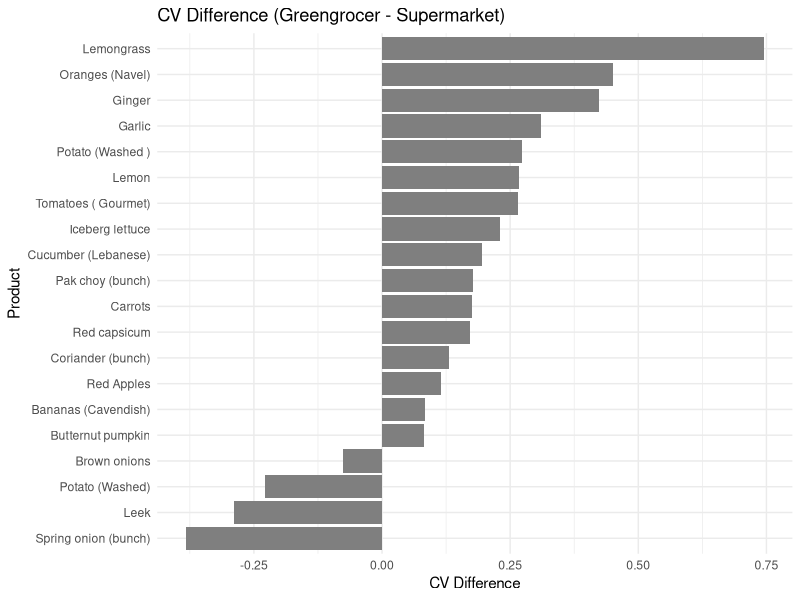
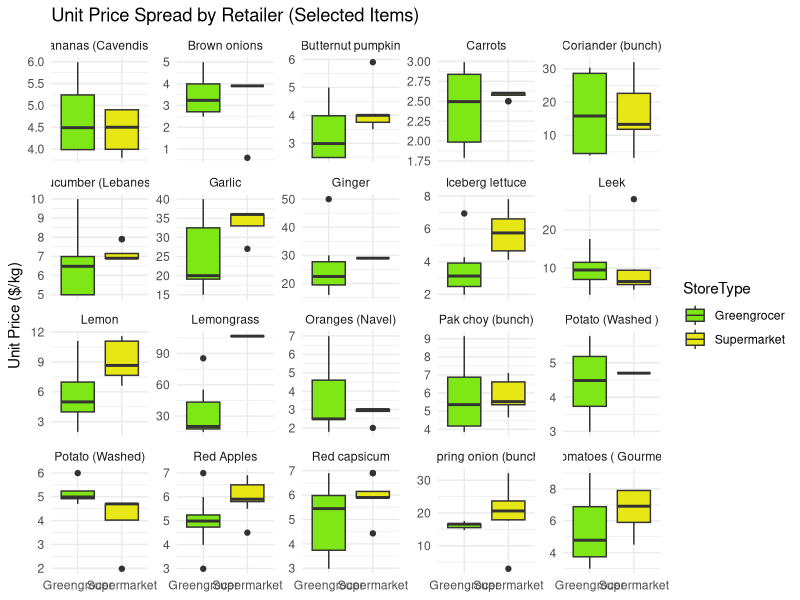
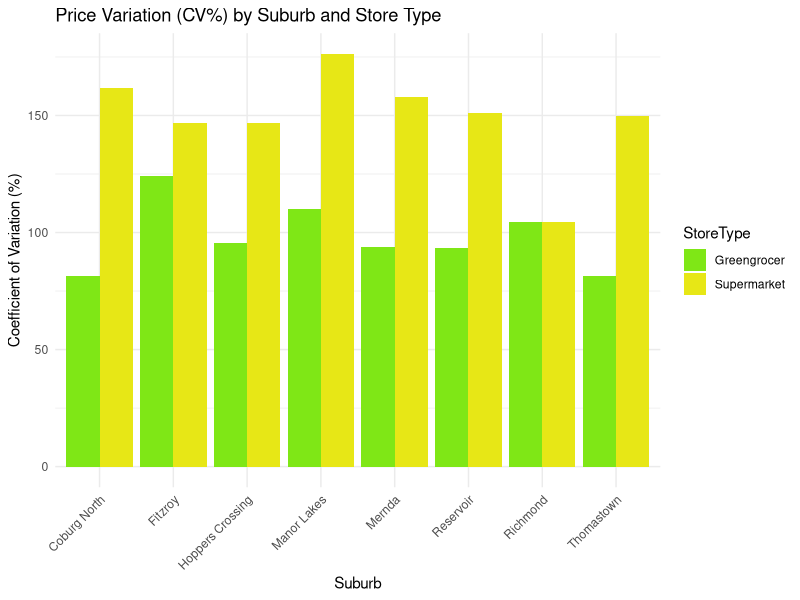

Here is the R script that generated these plots, in order:
setwd("C:/Users/gk115/OneDrive/Desktop/Applied Research Project")

library(readxl)
library(dplyr)
library(stringr)
library(tidyr)
library(ggplot2)
library(car)

store_colors <- c("Greengrocer" = "#7FE716",  # green
                  "Supermarket" = "#E7E716")  # blue

df <- read_excel("Sustain_Final edited.xlsx")
names(df) <- make.names(names(df))  # Ensure valid R column names


parse_num <- function(x){
  x <- gsub(",", "", as.character(x))
  m <- stringr::str_extract(x, "\\d*\\.?\\d+")
  as.numeric(m)
}
df$price_perkg_num <- parse_num(df$price.per.kg.on.reciept)

# Normalise store type
df$Store.type <- trimws(tolower(df$Store.type))
df$store_type <- case_when(
  str_detect(df$Store.type, "green") ~ "Greengrocer",
  str_detect(df$Store.type, "super|coles|woolworth") ~ "Supermarket",
  TRUE ~ "Other"
)

df$suburb  <- str_to_title(trimws(df$Suburb))
df$product <- str_squish(df$Product.Name)

# Keep only rows with valid price
df_clean <- df %>% filter(!is.na(price_perkg_num) & price_perkg_num > 0)

# Comparable set (products sold by both types)
comp_products <- df_clean %>%
  distinct(product, store_type) %>%
  count(product) %>%
  filter(n == 2) %>%
  pull(product)

df_comp <- df_clean %>% filter(product %in% comp_products)


# Product × Retailer statistics
item_stats <- df_comp %>%
  group_by(product, store_type) %>%
  summarise(
    n_suburbs = n_distinct(suburb),
    mean_price = mean(price_perkg_num, na.rm = TRUE),
    sd_price = sd(price_perkg_num, na.rm = TRUE),
    cv_price = sd_price / mean_price,
    .groups = "drop"
  ) %>%
  pivot_wider(
    names_from = store_type,
    values_from = c(mean_price, sd_price, cv_price, n_suburbs)
  )

# Compare Coefficient of Variation (CV)
cv_compare <- df_comp %>%
  group_by(product, store_type) %>%
  summarise(cv = sd(price_perkg_num) / mean(price_perkg_num), .groups = "drop") %>%
  pivot_wider(names_from = store_type, values_from = cv) %>%
  mutate(
    cv_diff = Greengrocer - Supermarket,
    more_stable = case_when(
      cv_diff < 0 ~ "Greengrocer",   # lower CV => more stable
      cv_diff > 0 ~ "Supermarket",
      TRUE ~ "Tie"
    )
  )


# Brown–Forsythe (Levene) Test for each product
bf_results <- df_comp %>%
  mutate(log_price = log(price_perkg_num)) %>%
  group_by(product) %>%
  group_modify(~{
    fit <- try(leveneTest(log_price ~ store_type, data = .x, center = median), silent = TRUE)
    if(inherits(fit, "try-error")) return(tibble(bf_stat = NA, bf_p = NA))
    tibble(bf_stat = fit[1, "F value"], bf_p = fit[1, "Pr(>F)"])
  }) %>%
  ungroup()

stability_table <- cv_compare %>%
  left_join(bf_results, by = "product") %>%
  mutate(significant = if_else(!is.na(bf_p) & bf_p < 0.05, "Yes", "No"))

# Summary and Visualisations
# Top 20 items by absolute CV difference
topN <- stability_table %>% arrange(desc(abs(cv_diff))) %>% head(20)

# Map for more stable
stable_colors <- c("Greengrocer" = store_colors["Greengrocer"],
                   "Supermarket" = store_colors["Supermarket"],
                   "Tie" = "#9E9E9E")

ggplot(topN, aes(x = reorder(product, cv_diff), y = cv_diff, fill = more_stable)) +
  geom_col() +
  coord_flip() +
  scale_fill_manual(values = stable_colors, name = "More stable") +
  labs(title = "CV Difference (Greengrocer - Supermarket)",
       y = "CV Difference", x = "Product") +
  theme_minimal()

# Boxplots of selected items
sel <- topN$product
ggplot(df_comp %>% filter(product %in% sel),
       aes(x = store_type, y = price_perkg_num, fill = store_type)) +
  geom_boxplot() +
  facet_wrap(~product, scales = "free_y") +
  scale_fill_manual(values = store_colors, name = "StoreType") +
  labs(title = "Unit Price Spread by Retailer (Selected Items)",
       y = "Unit Price ($/kg)", x = NULL) +
  theme_minimal()

# Count how many items more stable per retailer
summary_counts <- stability_table %>%
  summarise(
    items_total = n(),
    greengrocer_more_stable = sum(more_stable == "Greengrocer", na.rm = TRUE),
    supermarket_more_stable = sum(more_stable == "Supermarket", na.rm = TRUE),
    ties = sum(more_stable == "Tie", na.rm = TRUE)
  )
print(summary_counts)

# Export results
writexl::write_xlsx(
  list(
    Item_Stats = item_stats,
    Stability_Table = stability_table,
    Top20 = topN,
    Summary_Counts = summary_counts
  ),
  "SUSTAIN_Stability_Analysis.xlsx"
)

# Suburb-level variation summary
summary_suburb <- df_clean %>%
  group_by(Suburb = suburb, store_type) %>%
  summarise(
    MeanPrice = mean(price_perkg_num, na.rm = TRUE),
    SDPrice   = sd(price_perkg_num, na.rm = TRUE),
    CV        = (SDPrice / MeanPrice) * 100,
    .groups = "drop"
  ) %>%
  mutate(Suburb = str_squish(str_to_title(Suburb)))

# Plot CV by Suburb and Store Type
ggplot(summary_suburb, aes(x = Suburb, y = CV, fill = store_type)) +
  geom_bar(stat = "identity", position = "dodge") +
  scale_fill_manual(values = store_colors, name = "StoreType") +
  labs(title = "Price Variation (CV%) by Suburb and Store Type",
       y = "Coefficient of Variation (%)", x = "Suburb") +
  theme_minimal() +
  theme(axis.text.x = element_text(angle = 45, hjust = 1))
